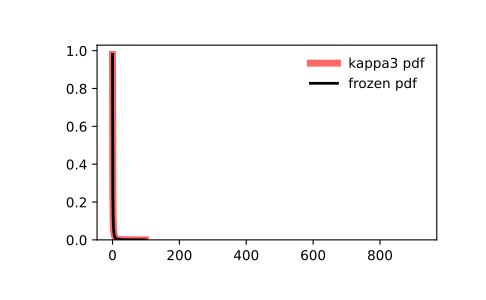

Here is the Python script that generated this plot:
from scipy.stats import kappa3
import matplotlib.pyplot as plt
fig, ax = plt.subplots(1, 1)

# Calculate the first four moments:

a = 1
mean, var, skew, kurt = kappa3.stats(a, moments='mvsk')

# Display the probability density function (``pdf``):

x = np.linspace(kappa3.ppf(0.01, a),
                kappa3.ppf(0.99, a), 100)
ax.plot(x, kappa3.pdf(x, a),
       'r-', lw=5, alpha=0.6, label='kappa3 pdf')

# Alternatively, the distribution object can be called (as a function)
# to fix the shape, location and scale parameters. This returns a "frozen"
# RV object holding the given parameters fixed.

# Freeze the distribution and display the frozen ``pdf``:

rv = kappa3(a)
ax.plot(x, rv.pdf(x), 'k-', lw=2, label='frozen pdf')

# Check accuracy of ``cdf`` and ``ppf``:

vals = kappa3.ppf([0.001, 0.5, 0.999], a)
np.allclose([0.001, 0.5, 0.999], kappa3.cdf(vals, a))
# True

# Generate random numbers:

r = kappa3.rvs(a, size=1000)

# And compare the histogram:

ax.hist(r, density=True, histtype='stepfilled', alpha=0.2)
ax.legend(loc='best', frameon=False)
plt.show()
